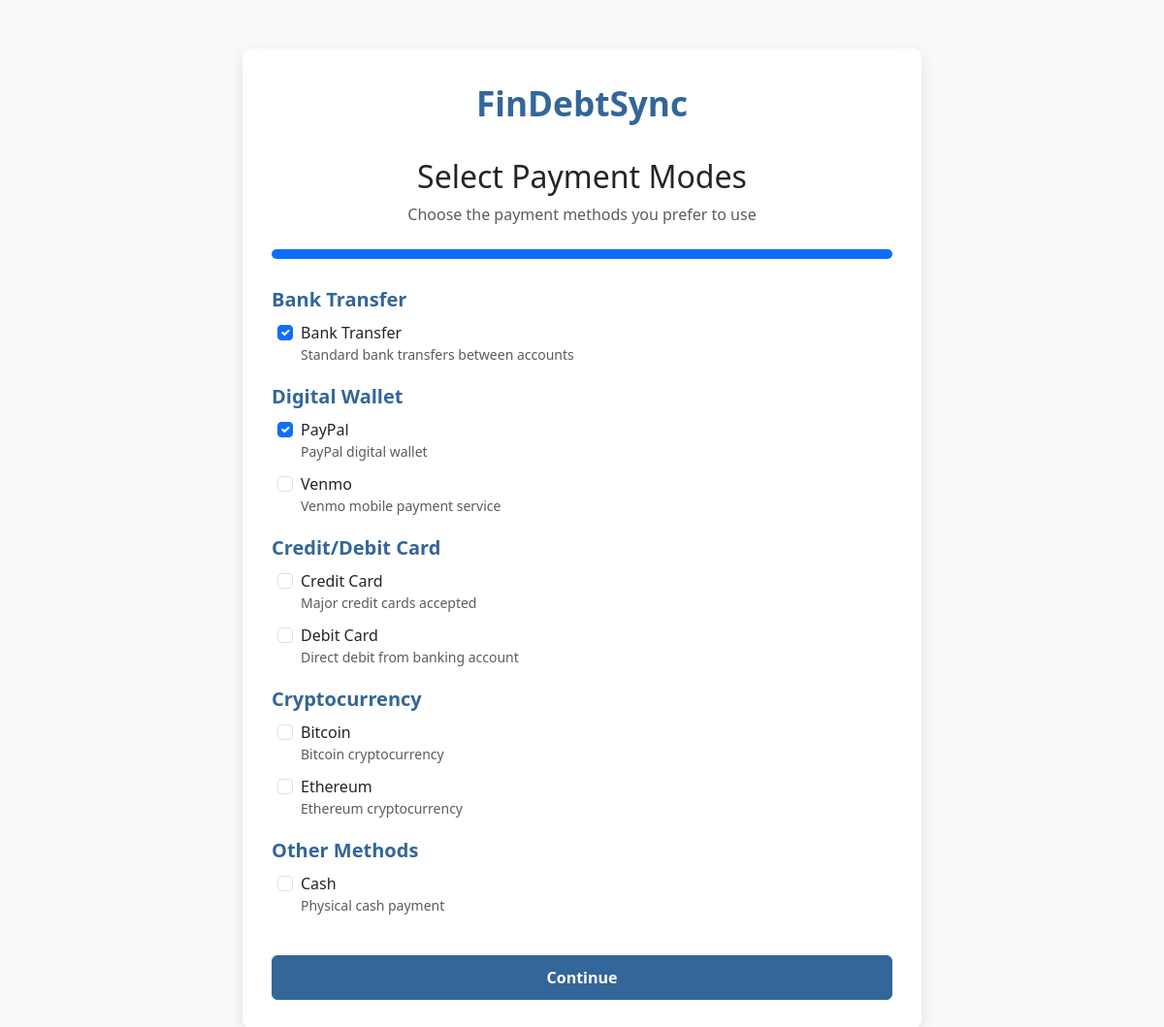
Page /payment-modes/ (signed in) on the earlier database version.
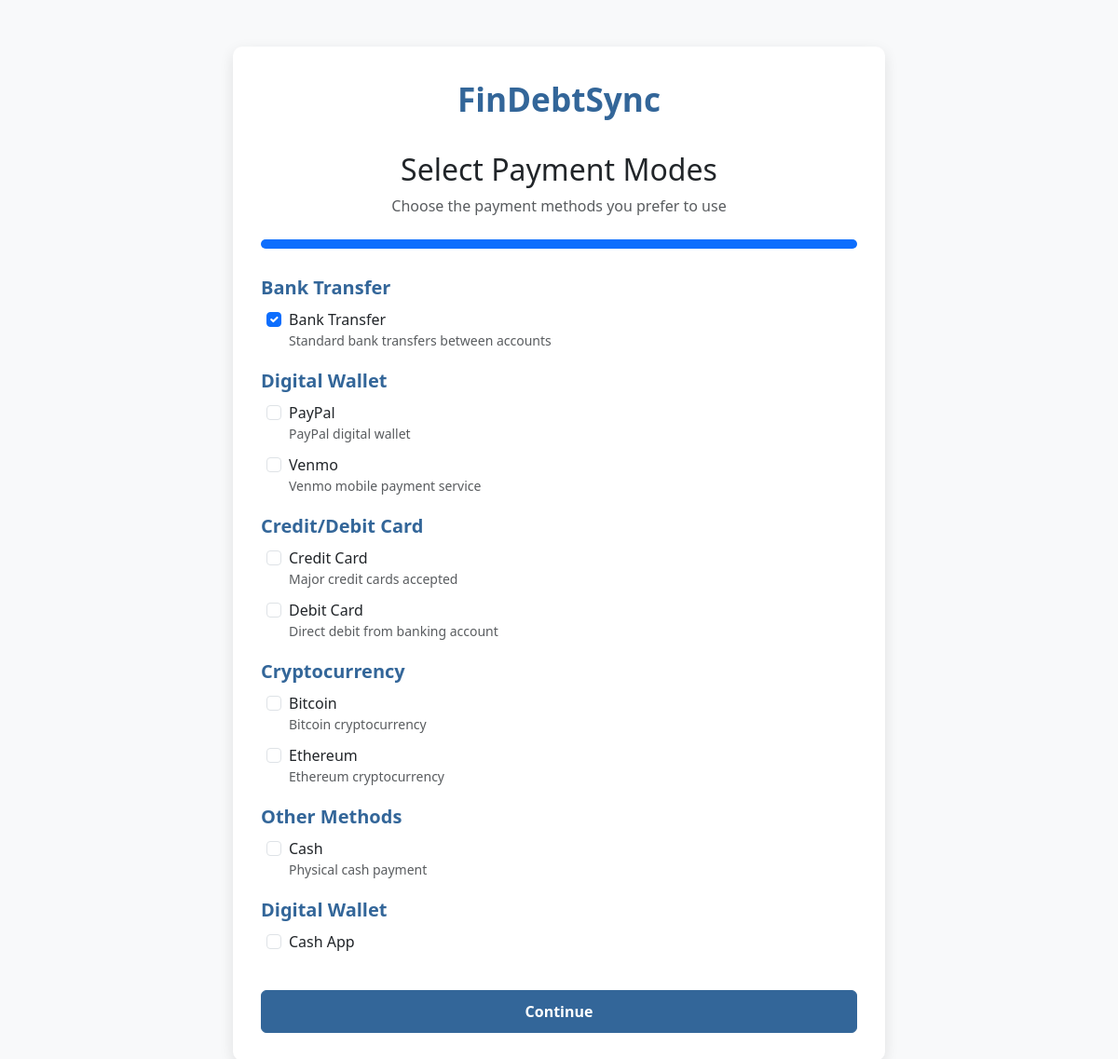
Same page on the later database version.
### core/models.py (models this page shows, shortened)
class PaymentMode(models.Model):
    PAYMENT_CATEGORIES = [
        ('BANK', 'Bank Transfer'),
        ('DIGITAL', 'Digital Wallet'),
        ('CARD', 'Credit/Debit Card'),
        ('CRYPTO', 'Cryptocurrency'),
        ('OTHER', 'Other Methods')
    ]
    name = models.CharField(max_length=50, unique=True)
    category = models.CharField(max_length=20, choices=PAYMENT_CATEGORIES, default='OTHER')
    description = models.TextField(blank=True, null=True)
    is_active = models.BooleanField(default=True)

### core/views.py (the view, shortened to what this page needs)
# urls.py: path('payment-modes/', views.payment_modes, name='payment_modes'),
@login_required #only logged in users can see this view
def payment_modes(request):
    customer = request.user.bank_profile #retrieves the bank customer profile for the logged in user
    if request.method == 'POST':
        form = PaymentModeSelectionForm(request.POST)
        if form.is_valid():
            form.save_preferences(customer)
            messages.success(request, "Payment preferences saved successfully!")
            return redirect('home')
    else:
        initial_data = {}
        existing_modes = PaymentCompatibility.objects.filter(customer=customer) #getting any pre existing payment modes of the logged in bank customer
        if existing_modes.exists():
            initial_data['payment_modes'] = [pm.compatible_mode.id for pm in existing_modes] #if they exist they are appending in an array
        form = PaymentModeSelectionForm(initial=initial_data) # a blank form created with initial data
    return render(request, 'payment_modes.html', {'form': form})

### core/forms.py (shortened to what this page needs)
class PaymentModeSelectionForm(forms.Form):
    payment_modes = forms.ModelMultipleChoiceField(
        queryset=PaymentMode.objects.filter(is_active=True),
        widget=forms.CheckboxSelectMultiple,
        required=True,
        label="Select your preferred payment modes"
    )

### templates/payment_modes.html (shortened to what this page needs)
<!DOCTYPE html>
<html lang="en">
<head>
    <link href="https://cdn.jsdelivr.net/npm/bootstrap@5.3.0-alpha1/dist/css/bootstrap.min.css" rel="stylesheet">
</head>
<body>
    <div class="container">
        <div class="payment-container">
            <div class="logo">FinDebtSync</div>
            <h2 class="text-center mb-2">Select Payment Modes</h2>
            <p class="text-center text-muted mb-4">Choose the payment methods you prefer to use</p>
            <div class="progress progress-bar">
            </div>
            <form method="post" novalidate>
                <div class="payment-modes">
                    {% regroup form.payment_modes.field.queryset.all by get_category_display as category_list %}
                    {% for category in category_list %}
                        <h5 class="payment-category">{{ category.grouper }}</h5>
                        {% for payment_mode in category.list %}
                            <div class="form-check">
                                <input class="form-check-input" type="checkbox" name="{{ form.payment_modes.name }}" value="{{ payment_mode.id }}" id="payment_{{ payment_mode.id }}"
                                {% if form.payment_modes.initial and payment_mode.id in form.payment_modes.initial %}
                                checked
                                {% endif %}>
                                <label class="form-check-label" for="payment_{{ payment_mode.id }}">
                                    {{ payment_mode.name }}
                                    {% if payment_mode.description %}
                                        <small class="text-muted d-block">{{ payment_mode.description }}</small>
                                    {% endif %}
                                </label>
                            </div>
                        {% endfor %}
                    {% endfor %}
                </div>
                <button type="submit" class="btn btn-primary">Continue</button>
            </form>
        </div>
    </div>
</body>
</html>

Differences in the rows shown:
computed for PaymentMode "PayPal": payment_modes "☑" → "☐"
added PaymentMode: name "Cash App", shown under "Digital Wallet"
Other differences:
new list line: "Digital Wallet"
